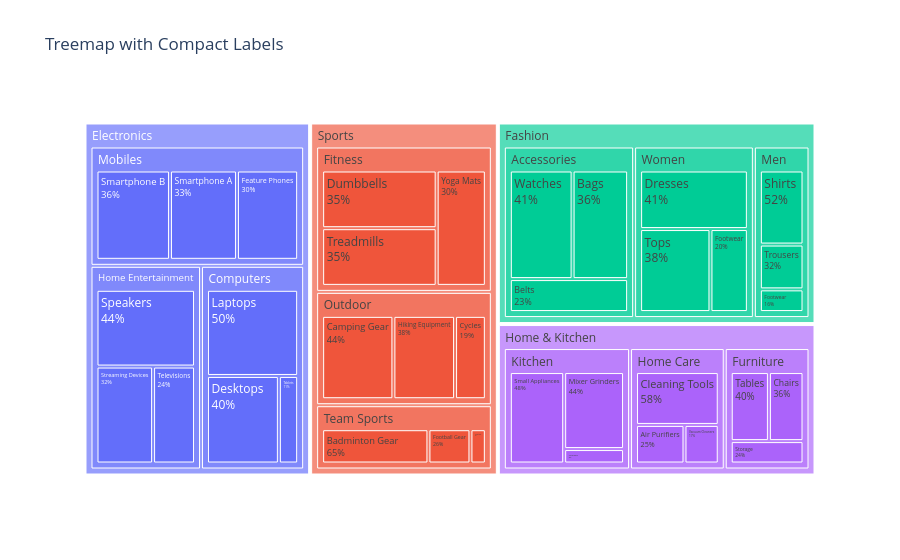

Here is the notebook cell this chart was saved with:
### Markdown cell above
### Tweak 4: Change text and hover content

`textinfo` controls text drawn in each rectangle. Common options include:
- `"label"` — category or product name;
- `"label+value"` — name and value;
- `"label+percent parent"` — name and share of parent;
- `"label+value+percent parent"` — combines them.

Hover templates provide more detailed information without overcrowding the rectangles.

### Code cell
fig = px.treemap(
    df,
    path=["Category", "Subcategory", "Product"],
    values="Sales_Lakh",
    title="Treemap with Compact Labels"
)
fig.update_traces(
    textinfo="label+percent parent",
    hovertemplate="<b>%{label}</b><br>Value: %{value:.2f} lakh<extra></extra>"
)
fig.show()

### Figure 1 — Plotly figure (JSON) as saved in the notebook; plotly's stock layout.template omitted (floating-point values rounded to 4 significant figures)
{"data": [{"branchvalues": "total", "domain": {"x": [0, 1], "y": [0, 1]}, "hovertemplate": "<b>%{label}</b><br>Value: %{value:.2f} lakh<extra></extra>", "ids": ["Electronics/Mobiles/Smartphone A", "Electronics/Mobiles/Smartphone B", "Electronics/Mobiles/Feature Phones", "Electronics/Computers/Laptops", "Electronics/Computers/Desktops", "Electronics/Computers/Tablets", "Electronics/Home Entertainment/Televisions", "Electronics/Home Entertainment/Speakers", "Electronics/Home Entertainment/Streaming Devices", "Fashion/Men/Shirts", "Fashion/Men/Trousers", "Fashion/Men/Footwear", "Fashion/Women/Dresses", "Fashion/Women/Tops", "Fashion/Women/Footwear", "Fashion/Accessories/Watches", "Fashion/Accessories/Bags", "Fashion/Accessories/Belts", "Home & Kitchen/Kitchen/Cookware", "Home & Kitchen/Kitchen/Mixer Grinders", "Home & Kitchen/Kitchen/Small Appliances", "Home & Kitchen/Furniture/Chairs", "Home & Kitchen/Furniture/Tables", "Home & Kitchen/Furniture/Storage", "Home & Kitchen/Home Care/Vacuum Cleaners", "Home & Kitchen/Home Care/Air Purifiers", "Home & Kitchen/Home Care/Cleaning Tools", "Sports/Fitness/Dumbbells", "Sports/Fitness/Yoga Mats", "Sports/Fitness/Treadmills", "Sports/Outdoor/Camping Gear", "Sports/Outdoor/Cycles", "Sports/Outdoor/Hiking Equipment", "Sports/Team Sports/Football Gear", "Sports/Team Sports/Cricket Gear", "Sports/Team Sports/Badminton Gear", "Electronics/Mobiles", "Electronics/Computers", "Electronics/Home Entertainment", "Fashion/Men", "Fashion/Women", "Fashion/Accessories", "Home & Kitchen/Kitchen", "Home & Kitchen/Furniture", "Home & Kitchen/Home Care", "Sports/Fitness", "Sports/Outdoor", "Sports/Team Sports", "Electronics", "Fashion", "Home & Kitchen", "Sports"], "labels": ["Smartphone A", "Smartphone B", "Feature Phones", "Laptops", "Desktops", "Tablets", "Televisions", "Speakers", "Streaming Devices", "Shirts", "Trousers", "Footwear", "Dresses", "Tops", "Footwear", "Watches", "Bags", "Belts", "Cookware", "Mixer Grinders", "Small Appliances", "Chairs", "Tables", "Storage", "Vacuum Cleaners", "Air Purifiers", "Cleaning Tools", "Dumbbells", "Yoga Mats", "Treadmills", "Camping Gear", "Cycles", "Hiking Equipment", "Football Gear", "Cricket Gear", "Badminton Gear", "Mobiles", "Computers", "Home Entertainment", "Men", "Women", "Accessories", "Kitchen", "Furniture", "Home Care", "Fitness", "Outdoor", "Team Sports", "Electronics", "Fashion", "Home & Kitchen", "Sports"], "name": "", "parents": ["Electronics/Mobiles", "Electronics/Mobiles", "Electronics/Mobiles", "Electronics/Computers", "Electronics/Computers", "Electronics/Computers", "Electronics/Home Entertainment", "Electronics/Home Entertainment", "Electronics/Home Entertainment", "Fashion/Men", "Fashion/Men", "Fashion/Men", "Fashion/Women", "Fashion/Women", "Fashion/Women", "Fashion/Accessories", "Fashion/Accessories", "Fashion/Accessories", "Home & Kitchen/Kitchen", "Home & Kitchen/Kitchen", "Home & Kitchen/Kitchen", "Home & Kitchen/Furniture", "Home & Kitchen/Furniture", "Home & Kitchen/Furniture", "Home & Kitchen/Home Care", "Home & Kitchen/Home Care", "Home & Kitchen/Home Care", "Sports/Fitness", "Sports/Fitness", "Sports/Fitness", "Sports/Outdoor", "Sports/Outdoor", "Sports/Outdoor", "Sports/Team Sports", "Sports/Team Sports", "Sports/Team Sports", "Electronics", "Electronics", "Electronics", "Fashion", "Fashion", "Fashion", "Home & Kitchen", "Home & Kitchen", "Home & Kitchen", "Sports", "Sports", "Sports", "", "", "", ""], "textinfo": "label+percent parent", "type": "treemap", "values": [67.59, 74.11, 61.7, 83.12, 66.61, 17.86, 42.68, 79.36, 57.58, 42.14, 25.5, 12.91, 71.73, 66.37, 35.3, 76.77, 67.94, 43.94, 11.37, 60.59, 65.35, 33.09, 36.53, 22.59, 18.0, 25.47, 59.58, 72.12, 61.92, 72.08, 69.97, 30.2, 60.55, 23.39, 8.57, 59.19, 203.4, 167.6, 179.6, 80.55, 173.4, 188.6, 137.3, 92.21, 103.0, 206.1, 160.7, 91.15, 550.6, 442.6, 332.6, 458.0]}], "layout": {"legend": {"tracegroupgap": 0}, "title": {"text": "Treemap with Compact Labels"}}}
